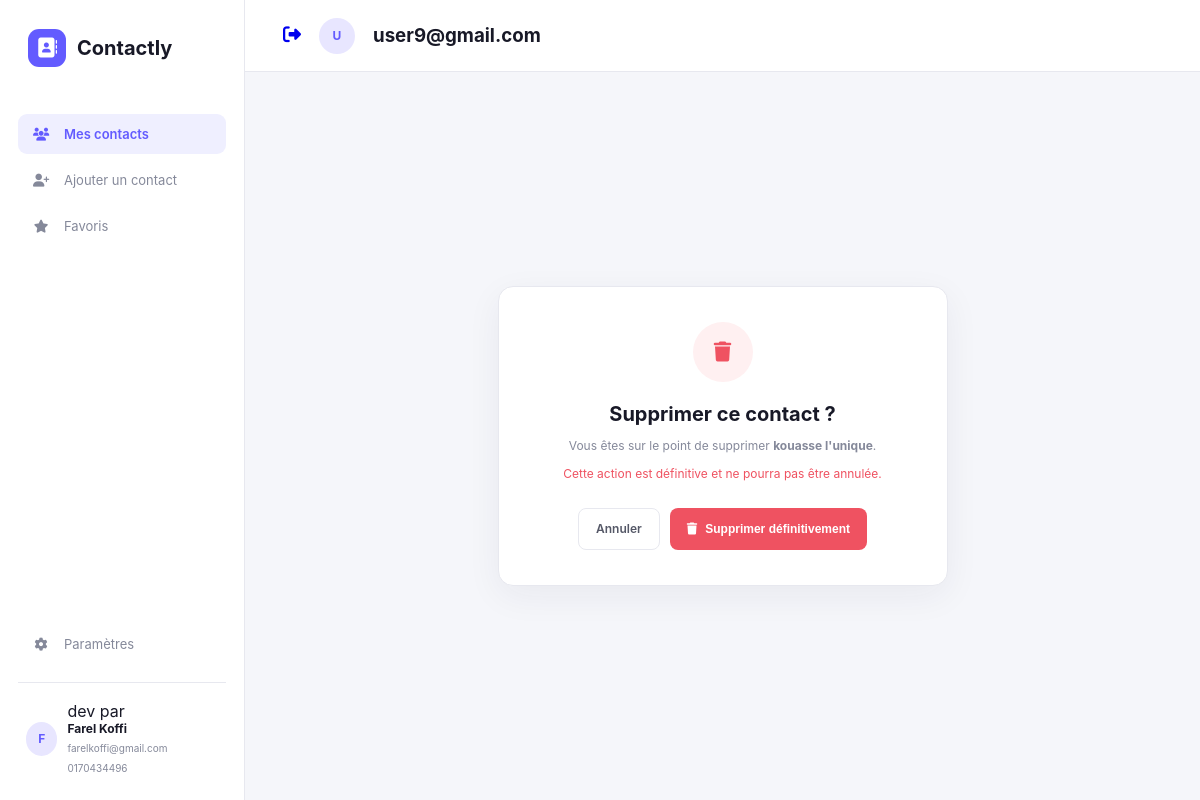
/suprimer/9/ (signed in), run on the app's committed database.
### gestion_user/models.py (models this page shows)
class User (AbstractUser):
    pass

### adressebook/models.py (models this page shows, shortened)
class Contact(models.Model):
    user = models.ForeignKey( User ,null=True,blank=True,on_delete=models.CASCADE)
    nom = models.CharField(max_length=180)
    prenom=models.CharField(max_length=200 , null=True,blank=True)
    telephone=models.CharField(max_length=20)
    email = models.EmailField(null=True,blank=True)
    note = models.TextField(null=True,blank=True)
    date_creation = models.DateField(auto_now_add=True)
    derniere_modification = models.DateField(auto_now=True)
    adresse = models.CharField(max_length=300,null=True,blank=True)

### adressebook/views.py (the view)
# urls.py: path('suprimer/<int:id>/',suprimer,name='suprimer'),
def suprimer(request,id):
    contact = Contact.objects.get( id=id , user = request.user)
    return render(request,'suprimer.html',{'contact': contact})

### adressebook/templates/suprimer.html (shortened to what this page needs)
{% extends 'base.html' %}
{% load static %}
{% block content %}
        <div class="delete-page">
            <div class="delete-card">
                <div class="delete-icon">
                    <i class="fa-solid fa-trash"></i>
                </div>
                <h1>Supprimer ce contact ?</h1>
                <p>
                    Vous êtes sur le point de supprimer
                    <strong>{{ contact.nom }} {{ contact.prenom }}</strong>.
                </p>
                <p class="warning-text">
                    Cette action est définitive et ne pourra pas être annulée.
                </p>
                <div class="delete-actions">
                    <a
                        href="{% url 'index' %}"
                        class="secondary-button"
                    >
                        Annuler
                    </a>
                    <form action="{% url 'conf_supp' contact.id %}" method="post">
                    <button class="danger-button" type="submit">
                        <i class="fa-solid fa-trash"></i>
                        Supprimer définitivement
                    </button>
                    </form>
                </div>
            </div>
        </div>
    </main>
</div>
</body>
</html>
{% endblock %}

### adressebook/templates/base.html (shortened to what this page needs)
{% load static %}
<!DOCTYPE html>
<html lang="fr">
<head>
    <link rel="stylesheet" href="{% static 'style.css' %}">
    <link
        rel="stylesheet"
        href="https://cdnjs.cloudflare.com/ajax/libs/font-awesome/6.5.2/css/all.min.css"
    >
</head>
<body>
<div class="app">
    <aside class="sidebar">
        <div class="logo">
            <div class="logo-icon">
                <i class="fa-solid fa-address-book"></i>
            </div>
            <span>Contactly</span>
        </div>
        <nav class="navigation">
            <a href="{% url 'index' %}" class="nav-link active">
                <i class="fa-solid fa-users"></i>
                <span>Mes contacts</span>
            </a>
            <a href="{% url 'ajouter' %}" class="nav-link">
                <i class="fa-solid fa-user-plus"></i>
                <span>Ajouter un contact</span>
            </a>
            <a href="#" class="nav-link">
                <i class="fa-solid fa-star"></i>
                <span>Favoris</span>
            </a>
        </nav>
        <div class="sidebar-bottom">
            <a href="{% url 'parametre' %}" class="nav-link">
                <i class="fa-solid fa-gear"></i>
                <span>Paramètres</span>
            </a>
            <div class="user-mini">
                <div class="user-avatar">
                    F
                </div>
                <div>
                    <p> dev par </p>
                    <strong>Farel Koffi</strong>
                    <small> farelkoffi@gmail.com
                        0170434496
                    </small>
                </div>
            </div>
        </div>
    </aside>
    <main class="main">
        <header class="topbar">
            <div class="topbar-actions">
            {% if user.is_authenticated %}
                <button class="icon-button">
                     <a href="{% url 'deconnexion' %}">  <i class="fa-solid fa-right-from-bracket"></i> </a>
                </button>
                <div class="top-avatar">
                {{ user.email|slice:":1"|upper }}
                </div>
                <h3>{{ user.email }}</h3>
            {% endif %}
            </div>
        </header>
        {% block content %}
        {% endblock %}

### adressebook/static/style.css (style rules this page uses)
* { margin: 0; padding: 0; box-sizing: border-box; }
:root { --primary: #635bff; --primary-dark: #5148e5; --background: #f6f7fb; --text: #181927; --muted: #85899a; --border: #e8e9ef; --white: #ffffff; --danger: #ef5261; }
body { font-family: Inter, Arial, sans-serif; background: var(--background); color: var(--text); min-height: 100vh; }
.app { display: flex; min-height: 100vh; }
.sidebar { width: 245px; background: white; border-right: 1px solid var(--border); padding: 24px 18px; display: flex; flex-direction: column; }
.logo { display: flex; align-items: center; gap: 11px; padding: 5px 10px; margin-bottom: 42px; font-size: 20px; font-weight: 750; }
.logo-icon { width: 38px; height: 38px; border-radius: 11px; display: flex; align-items: center; justify-content: center; background: var(--primary); color: white; }
.navigation { display: flex; flex-direction: column; gap: 6px; }
.nav-link { display: flex; align-items: center; gap: 13px; padding: 12px 13px; border-radius: 9px; color: var(--muted); text-decoration: none; font-size: 13px; transition: .2s; }
.nav-link i { width: 20px; text-align: center; }
.nav-link.active { background: #efefff; color: var(--primary); font-weight: 600; }
.sidebar-bottom { margin-top: auto; }
.user-mini { border-top: 1px solid var(--border); margin-top: 18px; padding: 18px 8px 0; display: flex; align-items: center; gap: 10px; }
.user-avatar, .top-avatar { display: flex; align-items: center; justify-content: center; border-radius: 50%; background: #e8e6ff; color: var(--primary); font-weight: 700; }
.user-avatar { width: 34px; height: 34px; font-size: 12px; }
.user-mini strong { display: block; font-size: 12px; }
.user-mini small { color: var(--muted); font-size: 10px; }
.main { flex: 1; min-width: 0; }
.topbar { height: 72px; padding: 0 38px; background: white; border-bottom: 1px solid var(--border); display: flex; align-items: center; justify-content: space-between; }
.topbar-actions { display: flex; align-items: center; gap: 18px; }
.icon-button { border: none; background: transparent; color: var(--muted); font-size: 18px; cursor: pointer; }
.top-avatar { width: 36px; height: 36px; font-size: 12px; }
.primary-button, .secondary-button, .danger-button { display: inline-flex; align-items: center; justify-content: center; gap: 8px; height: 42px; padding: 0 17px; border-radius: 8px; font-size: 12px; font-weight: 600; text-decoration: none; cursor: pointer; }
.secondary-button { border: 1px solid var(--border); background: white; color: #555867; }
.danger-button { border: none; background: var(--danger); color: white; }
.delete-page { min-height: calc(100vh - 72px); display: flex; align-items: center; justify-content: center; padding: 30px; }
.delete-card { width: 100%; max-width: 450px; background: white; border: 1px solid var(--border); border-radius: 15px; padding: 35px; text-align: center; box-shadow: 0 10px 35px rgba(30,32,60,.06); }
.delete-icon { width: 60px; height: 60px; margin: 0 auto 20px; border-radius: 50%; background: #fff0f1; color: var(--danger); display: flex; align-items: center; justify-content: center; font-size: 20px; }
.delete-card h1 { font-size: 20px; margin-bottom: 10px; }
.delete-card p { color: var(--muted); font-size: 12px; line-height: 1.6; }
.warning-text { margin-top: 8px; color: var(--danger) !important; }
.delete-actions { display: flex; justify-content: center; gap: 10px; margin-top: 25px; }
:root { --primary: #635bff; --primary-dark: #5148e5; --text: #181927; --muted: #85899a; --border: #e7e8ef; --background: #f5f6fa; --white: #ffffff; }
html, body { width: 100%; min-height: 100%; }
body { font-family: Inter, -apple-system, BlinkMacSystemFont, "Segoe UI", sans-serif; background: var(--background); color: var(--text); }

### data on the page
User: email "U", email "user9@gmail.com"
Contact: nom "kouasse", prenom "l'unique"
